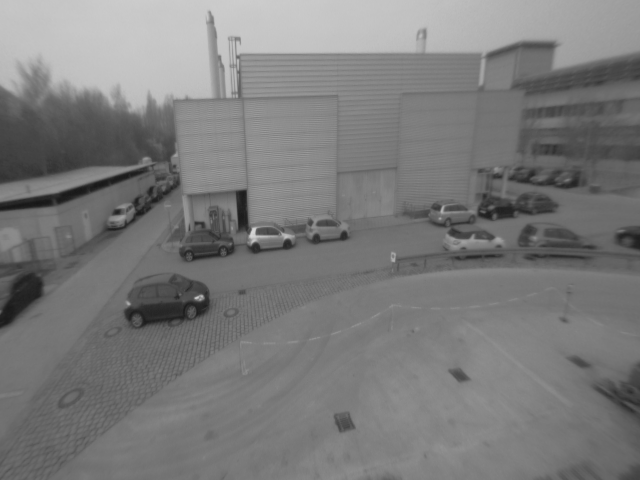
%> input picture ex5_solution 2/img1.png, 640 x 480 px
$ octave Ex5_Solutions.m   (GNU Octave 9; MATLAB toolbox functions it lacks are replaced by stand-ins)
%> lines starting %> are read from the running program, lines starting %| are printed output that depends on the picture
### ex5_solution 2/imreadbw.m
function I = imreadbw(file)
I=im2double(imread(file)) ;

if(size(I,3) > 1)
  I = rgb2gray( I ) ;
end

### ex5_solution 2/getM.m
function [M11, M22, M12] = getM(I, sigma)

% calc image gradients
Ix = zeros(size(I));
Iy = zeros(size(I));
Ix(:,2:(end-1)) = 0.5*(I(:,3:end) - I(:,(1:end-2)));
Iy(2:(end-1),:) = 0.5*(I(3:end,:) - I((1:end-2),:));

% create gaussian kernel
r = 2*sigma;
sz = 2*r+1;
kernel = fspecial('gaussian', [sz sz], sigma);

% calc tensor content and convolve it with Gaussian kernel
M11 = conv2(Ix.*Ix, kernel, 'same');
M22 = conv2(Iy.*Iy, kernel, 'same');
M12 = conv2(Ix.*Iy, kernel, 'same');

end

### ex5_solution 2/getHarrisCorners.m
function [score, points ] = getHarrisCorners(I, sigma, kappa, theta)

[M11, M22, M12] = getM(I, sigma);

det = M11 .* M22 - M12.*M12;
trace2 = (M11 + M22).^2;
score = det - kappa*trace2;

imagesc((score > 0).*abs(score).^0.25)
colormap gray

scoree = NaN(size(score)+2);
scoree(2:(end-1),2:(end-1)) = score;
[y, x] = find(score > scoree(1:(end-2), 2:(end-1)) ...
            & score > scoree(3:(end), 2:(end-1)) ...
            & score > scoree(2:(end-1), 1:(end-2)) ...
            & score > scoree(2:(end-1), 3:(end)) ...
            & score > theta);

points = [x y];
end

### ex5_solution 2/getMq.m
function [M11, M22, M12, q1, q2] = getMq(I1, I2, sigma)

% calc image gradients
Ix = zeros(size(I1));
Iy = zeros(size(I1));
Ix(:,2:(end-1)) = 0.5*(I1(:,3:end) - I1(:,(1:end-2)));
Iy(2:(end-1),:) = 0.5*(I1(3:end,:) - I1((1:end-2),:));

It = I2-I1;

% create gaussian kernel
r = 2*sigma;
sz = 2*r+1;
kernel = fspecial('gaussian', [sz sz], sigma);

% calc tensor content and convolve it with Gaussian kernel
M11 = conv2(Ix.*Ix, kernel, 'same');
M22 = conv2(Iy.*Iy, kernel, 'same');
M12 = conv2(Ix.*Iy, kernel, 'same');

q1 = conv2(Ix.*It, kernel, 'same');
q2 = conv2(Iy.*It, kernel, 'same');

end

### ex5_solution 2/getFlow.m
function [vx, vy] = getFlow(I1, I2, sigma)

[M11, M22, M12, q1, q2] = getMq(I1, I2, sigma);

detM = M11.*M22 - M12.^2;
vx = (M12.*q2 - M22.*q1) ./ detM;
vy = (M12.*q1 - M11.*q2) ./ detM;

end

### ex5_solution 2/drawPts.m
function [  ] = drawPts( img, pts )
hold off
imagesc(img);
colormap gray
hold on
plot(pts(:,1), pts(:,2), 'yo','LineWidth',3)
axis equal
end

### ex5_solution 2/Ex5_Solutions.m
%% Multiple View Geometry 2017, Exercise Sheet 5
% Prof. Daniel Cremers, Christiane Sommer, Rui Wang

%% Exercise 1: The Structure Tensor

I = imreadbw('img1.png');
sigma = 2;

[M11, M22, M12] = getM(I, sigma);

subplot(131), imagesc(M11), axis image
subplot(132), imagesc(M22), axis image
subplot(133), imagesc(M12), axis image

%% Exercise 2: Corner Detection

I = imreadbw('img1.png');
sigma = 2;
kappa = 0.05;
theta = 1e-7;

[C, pts ] = getHarrisCorners(I, sigma, kappa, theta);
%> in getHarrisCorners, `score = det - kappa*trace2;`:
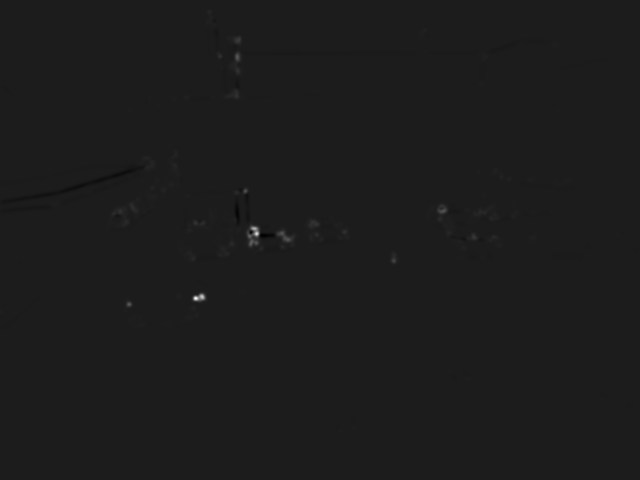
%> score: size 480x640 double; min -6.45e-06, max 5.18e-05, mean 3.45e-08; drawn with min black and max white
%> in getHarrisCorners, `[y, x] = find(score > scoree(1:(end-2), 2:(end-1)) & score > scoree(3:..`: y = 254 values from 12 to 432; x = 254 values from 2 to 632
%> in getHarrisCorners, `points = [x y];`: points = 254 rows, first 12: [2 313; 31 74; 39 276; 41 278; 42 296; 44 285; 45 288; 53 199; 55 198; 55 204; 70 237; 86 91]
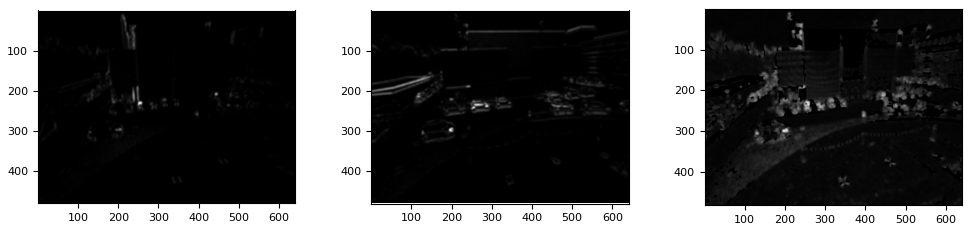
%> figure redrawn from the program's plot data, 3 panels
%> pts has the same summary as points in getHarrisCorners

drawPts(I, pts);


%% Exercise 3: Dense Optical Flow

I1 = imreadbw('img1.png');
I2 = imreadbw('img2.png');
%> call 4 of imreadbw, with file = 'img2.png'
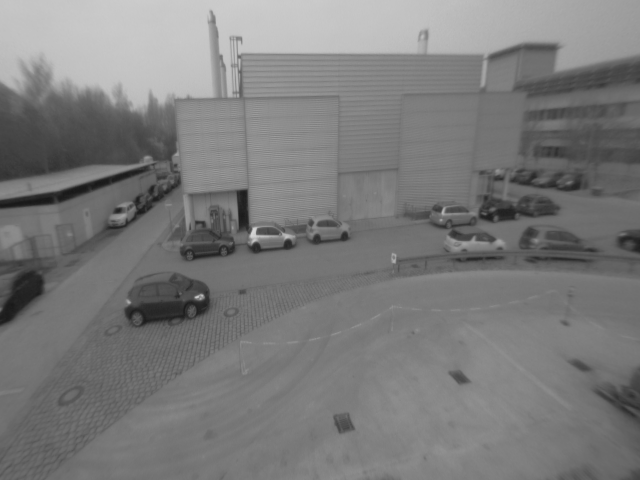
%> input picture ex5_solution 2/img2.png, 640 x 480 px
sigma = 2;

[vx, vy] = getFlow(I1, I2, sigma);
%> in getMq, `q1 = conv2(Ix.*It, kernel, 'same');`:
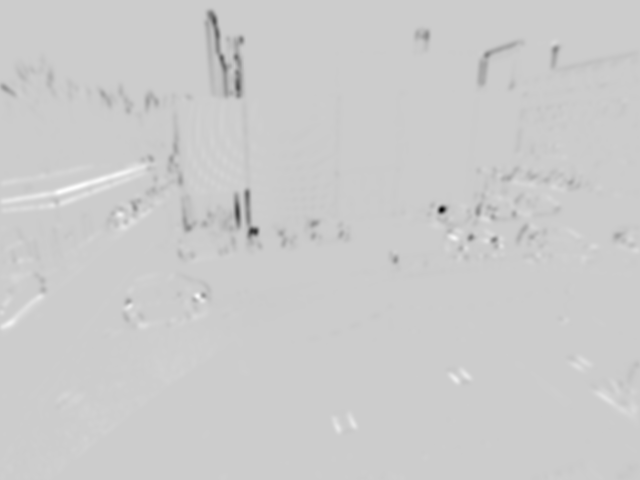
%> q1: size 480x640 double; min -0.0132, max 0.00329, mean -5.31e-05; drawn with min black and max white
%> in getFlow, `vy = (M12.*q1 - M11.*q2) ./ detM;`:
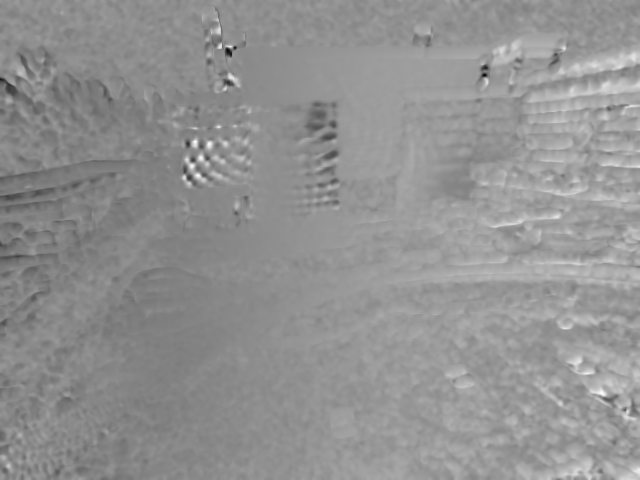
%> vy: size 480x640 double; min -9.64, max 7.5, mean 0.195; drawn with min black and max white

subplot(131), imagesc(vx), axis image
%> after `axis image`:
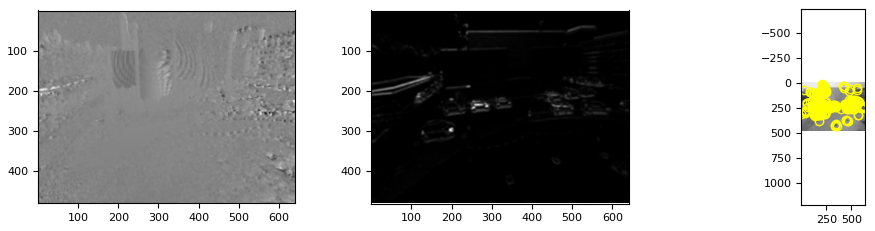
%> figure redrawn from the program's plot data, 3 panels
subplot(132), imagesc(vy), axis image

subplot(133), imagesc(I1), axis image
hold on, quiver(vx, vy), hold off

colormap gray
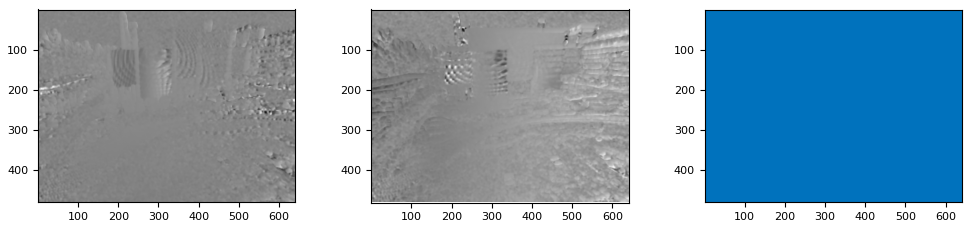
%> figure redrawn from the program's plot data, 3 panels
